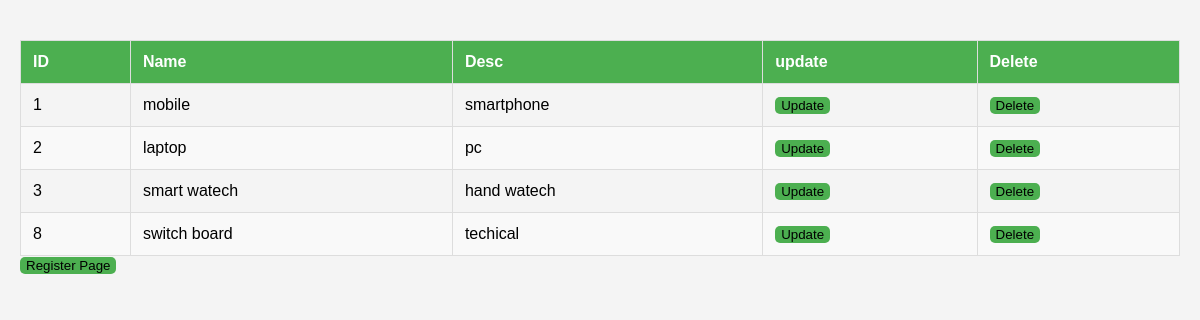
/app1/list/, run on the app's committed database.
### app1/models.py (models this page shows, shortened)
class items(models.Model):
     id=models.AutoField(primary_key=True)
     name=models.TextField(max_length=30)
     desc=models.TextField(max_length=30)

### app1/views.py (the view)
def list(request):
    res = items.objects.all()
    return render(request=request, template_name="list.html", context={"data": res})

### app1/templates/list.html (shortened to what this page needs)
<!DOCTYPE html>
<html lang="en">
  <head>
  </head>
  <body>
    <div>
      {% if data %}
      <table>
        <thead>
          <tr>
            <th>ID</th>
            <th>Name</th>
            <th>Desc</th>
            <th>update</th>
            <th>Delete</th>
          </tr>
        </thead>
        <tbody>
          {% for i in data %}
          <tr>
            <td>{{i.id}}</td>
            <td>{{i.name}}</td>
            <td>{{i.desc}}</td>
            <td>
              <a href="{% url 'app1:update' pk=i.id %}"
                ><button>Update</button></a
              >
            </td>
            <td>
                <a href="{% url 'app1:delete' pk=i.id %}"
                  ><button>Delete</button></a
                >
              </td>
          </tr>
          {% endfor %}
        </tbody>
      </table>
      {% endif %}
    </div>
    <div>
      <a href="{% url 'app1:register' %}"><button>Register Page</button></a>
    </div>
  </body>
</html>

### app1/templates/list.html (style rules this page uses)
body { font-family: Arial, sans-serif; background-color: #f4f4f4; margin: 0; padding: 20px; }
table { width: 100%; border-collapse: collapse; margin-top: 20px; }
th, td { border: 1px solid #ddd; padding: 12px; text-align: left; }
th { background-color: #4caf50; color: white; }
tr:nth-child(even) { background-color: #f9f9f9; }
button { background-color: #4caf50; border: 0.5px; border-radius: 5px; }

### data on the page
items: id "1", name "mobile", desc "smartphone"
items: id "2", name "laptop", desc "pc"
items: id "3", name "smart watech", desc "hand watech"
items: id "8", name "switch board", desc "techical"
